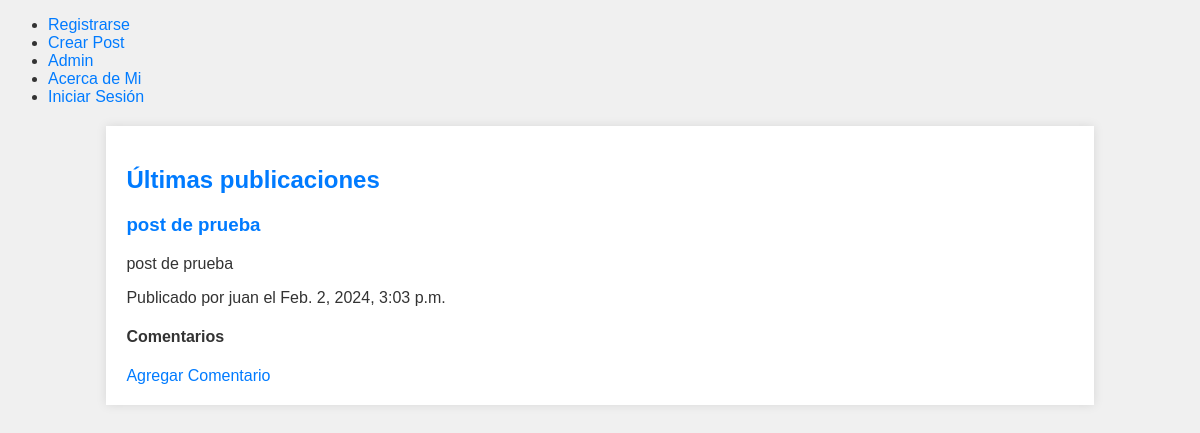
Before: / with the older database file.
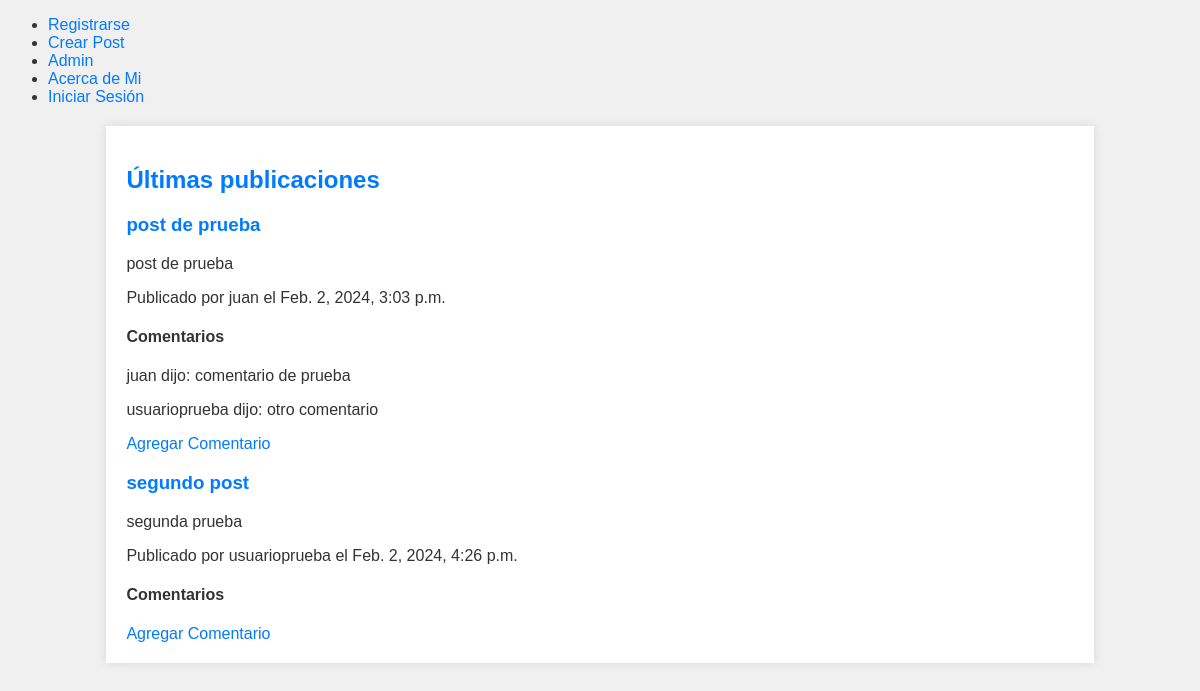
After: the same page with the newer database file.
### blog/models.py (models this page shows)
class Publicacion(models.Model):
    titulo = models.CharField(max_length=255)
    contenido = models.TextField()
    autor = models.ForeignKey(User, on_delete=models.CASCADE)
    fecha_creacion = models.DateTimeField(auto_now_add=True)

class Comentario(models.Model):
    publicacion = models.ForeignKey(Publicacion, on_delete=models.CASCADE, related_name='comentarios')
    autor = models.ForeignKey(User, on_delete=models.CASCADE)
    texto = models.TextField()
    fecha_creacion = models.DateTimeField(auto_now_add=True)

### blog/views.py (the view)
# urls.py: path('', inicio, name='inicio'),  # Agregamos la ruta para la página de inicio
def inicio(request):
    publicaciones = Publicacion.objects.all()
    comentarios = Comentario.objects.all()
    return render(request, 'blog/inicio.html', {'publicaciones': publicaciones, 'comentarios': comentarios})

### blog/templates/blog/inicio.html
{% extends 'blog/base.html' %}
{% block contenido %}
  <h2>Últimas publicaciones</h2>
  {% for publicacion in publicaciones %}
    <div>
      <h3><a href="{% url 'detalle_publicacion' publicacion.id %}">{{ publicacion.titulo }}</a></h3>
      <p>{{ publicacion.contenido }}</p>
      <p>Publicado por {{ publicacion.autor.username }} el {{ publicacion.fecha_creacion }}</p>
      <h4>Comentarios</h4>
      {% for comentario in comentarios %}
        {% if comentario.publicacion == publicacion %}
          <p>{{ comentario.autor.username }} dijo: {{ comentario.texto }}</p>
        {% endif %}
      {% endfor %}
      <a href="{% url 'detalle_publicacion' pk=publicacion.id %}#agregar-comentario">Agregar Comentario</a>
    </div>
  {% endfor %}
{% endblock %}

### blog/templates/blog/base.html (shortened to what this page needs)
{% load static %}
<!DOCTYPE html>
<html lang="es-AR">
<head>
    <link rel="stylesheet" href="{% static 'css/styles.css' %}">
</head>
<body>
    <nav>
        <ul>
            <li><a href="{% url 'registro' %}">Registrarse</a></li>
            <li><a href="{% url 'crear_post' %}">Crear Post</a></li>
            <li><a href="{% url 'admin:index' %}">Admin</a></li>
            <li><a href="{% url 'acerca_de' %}">Acerca de Mi</a></li>
            {% if user.is_authenticated %}
                <li><a href="{% url 'logout' %}">Cerrar Sesión</a></li>
            {% else %}
                <li><a href="{% url 'login' %}">Iniciar Sesión</a></li>
            {% endif %}
        </ul>
    </nav>
    <div class="container">
        {% block contenido %}{% endblock %}
    </div>
</body>
</html>

### blog/static/css/styles.css (style rules this page uses)
body { font-family: 'Arial', sans-serif; background-color: #f0f0f0; color: #333; }
.container { width: 80%; margin: 0 auto; background-color: #fff; padding: 20px; margin-top: 20px; box-shadow: 0 0 10px rgba(0, 0, 0, 0.1); }
h2 { color: #007bff; }
a { color: #007bff; text-decoration: none; }

Changed rows visible on the page:
added Comentario: autor.username "juan", texto "comentario de prueba", shown under Publicacion "post de prueba"
added Comentario: autor.username "usuarioprueba", texto "otro comentario", shown under Publicacion "post de prueba"
added Publicacion: titulo "segundo post", contenido "segunda prueba", autor.username "usuarioprueba", fecha_creacion "Feb. 2, 2024, 4:26 p.m."
